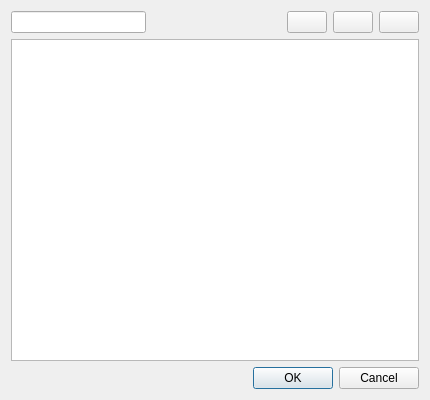
<?xml version="1.0" encoding="UTF-8"?>
<ui version="4.0">
 <class>QPlaylistEdit</class>
 <widget class="QDialog" name="QPlaylistEdit">
  <property name="geometry">
   <rect>
    <x>0</x>
    <y>0</y>
    <width>430</width>
    <height>400</height>
   </rect>
  </property>
  <property name="windowTitle">
   <string>QPlaylistEdit</string>
  </property>
  <layout class="QVBoxLayout" name="verticalLayout">
   <item>
    <widget class="QWidget" name="widget" native="true">
     <property name="sizePolicy">
      <sizepolicy hsizetype="Minimum" vsizetype="Preferred">
       <horstretch>0</horstretch>
       <verstretch>0</verstretch>
      </sizepolicy>
     </property>
     <layout class="QHBoxLayout" name="horizontalLayout">
      <property name="leftMargin">
       <number>0</number>
      </property>
      <property name="topMargin">
       <number>0</number>
      </property>
      <property name="rightMargin">
       <number>0</number>
      </property>
      <property name="bottomMargin">
       <number>0</number>
      </property>
      <item>
       <widget class="QLineEdit" name="titleEdit"/>
      </item>
      <item>
       <spacer name="horizontalSpacer">
        <property name="orientation">
         <enum>Qt::Horizontal</enum>
        </property>
        <property name="sizeHint" stdset="0">
         <size>
          <width>40</width>
          <height>20</height>
         </size>
        </property>
       </spacer>
      </item>
      <item>
       <widget class="QPushButton" name="folderButton">
        <property name="toolTip">
         <string>Add folder</string>
        </property>
        <property name="text">
         <string/>
        </property>
        <property name="icon">
         <iconset resource="static/app_resources.qrc">
          <normaloff>:/folder.svg</normaloff>:/folder.svg</iconset>
        </property>
       </widget>
      </item>
      <item>
       <widget class="QPushButton" name="addButton">
        <property name="toolTip">
         <string>Add audio file</string>
        </property>
        <property name="text">
         <string/>
        </property>
        <property name="icon">
         <iconset resource="static/app_resources.qrc">
          <normaloff>:/add.svg</normaloff>:/add.svg</iconset>
        </property>
       </widget>
      </item>
      <item>
       <widget class="QPushButton" name="removeButton">
        <property name="toolTip">
         <string>Remove file from playlist</string>
        </property>
        <property name="text">
         <string/>
        </property>
        <property name="icon">
         <iconset resource="static/app_resources.qrc">
          <normaloff>:/remove.svg</normaloff>:/remove.svg</iconset>
        </property>
       </widget>
      </item>
     </layout>
    </widget>
   </item>
   <item>
    <widget class="QTableView" name="playlistView"/>
   </item>
   <item>
    <widget class="QDialogButtonBox" name="buttonBox">
     <property name="standardButtons">
      <set>QDialogButtonBox::Cancel|QDialogButtonBox::Ok</set>
     </property>
    </widget>
   </item>
  </layout>
 </widget>
 <resources>
  <include location="static/app_resources.qrc"/>
 </resources>
 <connections/>
</ui>
